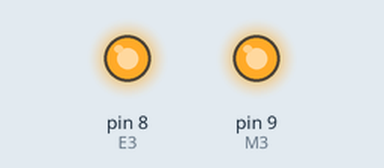
The sketch below on a simulated Arduino Uno, built with avr-gcc and run on an emulated ATmega328P. On the bench: output pins drawn as LEDs (lit = HIGH).

Above: at 0.1 s.
Timing chart, 0 to 1.6 s (numbered marks = the images above):
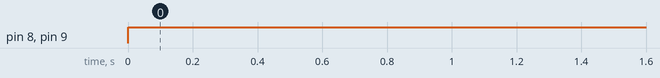

The sketch:

Flame_Sensor_and_Fan.ino
```cpp
int E3 = 8;
int M3 = 9;

int x;

void setup()
{
    Serial.begin(9600);
    pinMode(M3, OUTPUT);
}

void loop()
{
//Fan Off
digitalWrite(M3,HIGH);
analogWrite(E3, 250);
delay(2000);
/*
//Flame Sensor
 x = analogRead(0); //set x = data from analog port A#
 Serial.println(x); //Print the result 'x'
 if (x < 50){
     Serial.println(" --> Fire is close!");
         digitalWrite(M3,HIGH);
         analogWrite(E3, 250);
         delay(2000);
 }
 */
 delay(1000); //Delay the output by 1s (1000ms)

}
```

Measured:
- by itself, pin 8 (E3), pin 9 (M3): LOW → HIGH at 0.00 s
